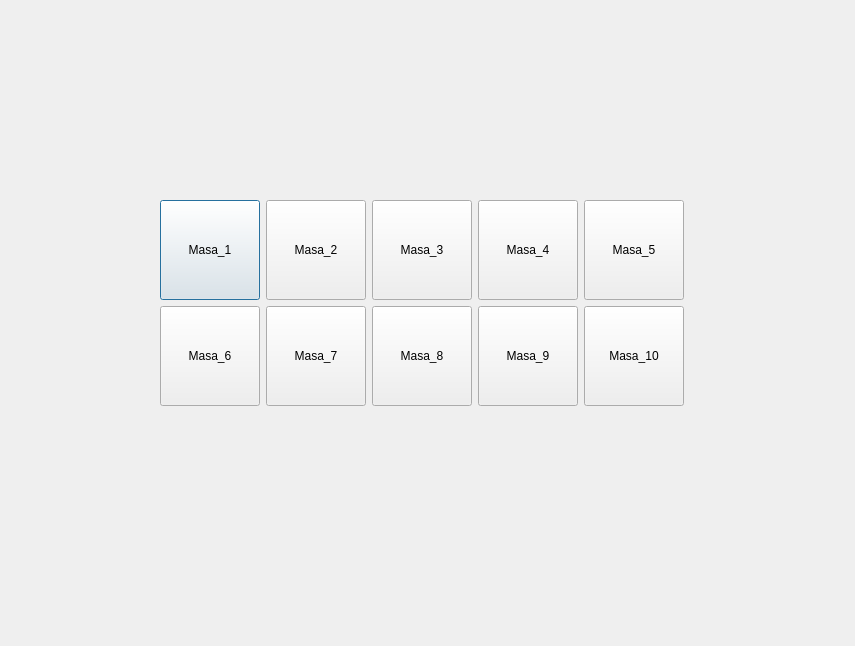
<?xml version="1.0" encoding="UTF-8"?>
<ui version="4.0">
 <class>Enterloginn</class>
 <widget class="QDialog" name="Enterloginn">
  <property name="geometry">
   <rect>
    <x>0</x>
    <y>0</y>
    <width>855</width>
    <height>646</height>
   </rect>
  </property>
  <property name="windowTitle">
   <string>Dialog</string>
  </property>
  <widget class="QWidget" name="layoutWidget">
   <property name="geometry">
    <rect>
     <x>160</x>
     <y>200</y>
     <width>526</width>
     <height>208</height>
    </rect>
   </property>
   <layout class="QGridLayout" name="gridLayout">
    <item row="0" column="0">
     <widget class="QPushButton" name="masa_1">
      <property name="minimumSize">
       <size>
        <width>100</width>
        <height>100</height>
       </size>
      </property>
      <property name="maximumSize">
       <size>
        <width>100</width>
        <height>100</height>
       </size>
      </property>
      <property name="styleSheet">
       <string notr="true"/>
      </property>
      <property name="text">
       <string>Masa_1</string>
      </property>
     </widget>
    </item>
    <item row="0" column="1">
     <widget class="QPushButton" name="masa_2">
      <property name="minimumSize">
       <size>
        <width>100</width>
        <height>100</height>
       </size>
      </property>
      <property name="maximumSize">
       <size>
        <width>100</width>
        <height>100</height>
       </size>
      </property>
      <property name="text">
       <string>Masa_2</string>
      </property>
     </widget>
    </item>
    <item row="0" column="2">
     <widget class="QPushButton" name="masa_3">
      <property name="minimumSize">
       <size>
        <width>100</width>
        <height>100</height>
       </size>
      </property>
      <property name="maximumSize">
       <size>
        <width>100</width>
        <height>100</height>
       </size>
      </property>
      <property name="text">
       <string>Masa_3</string>
      </property>
     </widget>
    </item>
    <item row="0" column="3">
     <widget class="QPushButton" name="masa_4">
      <property name="minimumSize">
       <size>
        <width>100</width>
        <height>100</height>
       </size>
      </property>
      <property name="maximumSize">
       <size>
        <width>100</width>
        <height>100</height>
       </size>
      </property>
      <property name="text">
       <string>Masa_4</string>
      </property>
     </widget>
    </item>
    <item row="0" column="4">
     <widget class="QPushButton" name="masa_5">
      <property name="minimumSize">
       <size>
        <width>100</width>
        <height>100</height>
       </size>
      </property>
      <property name="maximumSize">
       <size>
        <width>100</width>
        <height>100</height>
       </size>
      </property>
      <property name="text">
       <string>Masa_5</string>
      </property>
     </widget>
    </item>
    <item row="1" column="0">
     <widget class="QPushButton" name="masa_6">
      <property name="minimumSize">
       <size>
        <width>100</width>
        <height>100</height>
       </size>
      </property>
      <property name="maximumSize">
       <size>
        <width>100</width>
        <height>100</height>
       </size>
      </property>
      <property name="text">
       <string>Masa_6</string>
      </property>
     </widget>
    </item>
    <item row="1" column="1">
     <widget class="QPushButton" name="masa_7">
      <property name="minimumSize">
       <size>
        <width>100</width>
        <height>100</height>
       </size>
      </property>
      <property name="maximumSize">
       <size>
        <width>100</width>
        <height>100</height>
       </size>
      </property>
      <property name="text">
       <string>Masa_7</string>
      </property>
     </widget>
    </item>
    <item row="1" column="2">
     <widget class="QPushButton" name="masa_8">
      <property name="minimumSize">
       <size>
        <width>100</width>
        <height>100</height>
       </size>
      </property>
      <property name="maximumSize">
       <size>
        <width>100</width>
        <height>100</height>
       </size>
      </property>
      <property name="text">
       <string>Masa_8</string>
      </property>
     </widget>
    </item>
    <item row="1" column="3">
     <widget class="QPushButton" name="masa_9">
      <property name="minimumSize">
       <size>
        <width>100</width>
        <height>100</height>
       </size>
      </property>
      <property name="maximumSize">
       <size>
        <width>100</width>
        <height>100</height>
       </size>
      </property>
      <property name="text">
       <string>Masa_9</string>
      </property>
     </widget>
    </item>
    <item row="1" column="4">
     <widget class="QPushButton" name="masa_10">
      <property name="minimumSize">
       <size>
        <width>100</width>
        <height>100</height>
       </size>
      </property>
      <property name="maximumSize">
       <size>
        <width>100</width>
        <height>100</height>
       </size>
      </property>
      <property name="text">
       <string>Masa_10</string>
      </property>
     </widget>
    </item>
   </layout>
  </widget>
 </widget>
 <resources/>
 <connections/>
</ui>
